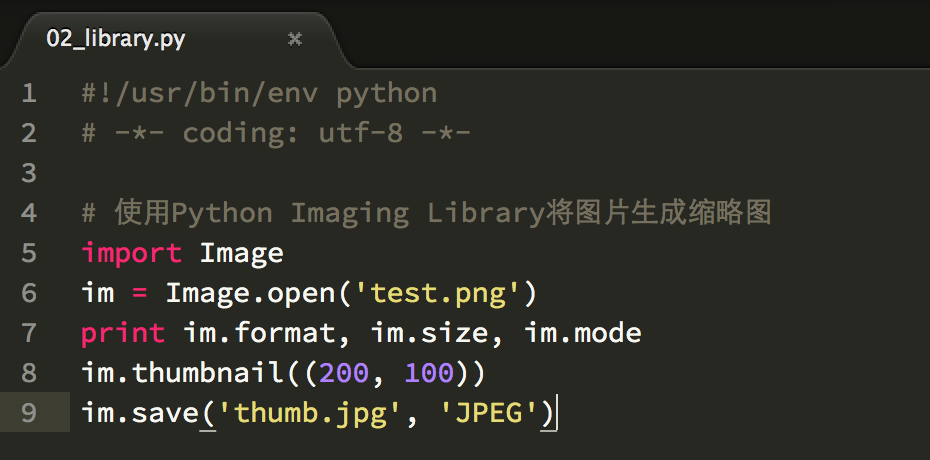
#> input picture 06_module/test.png, 930 x 460 px
$ python 02_library.py   (Python 2 division)
#> lines starting #> are read from the running program, lines starting #| are printed output that depends on the picture
#!/usr/bin/env python
# -*- coding: utf-8 -*-

# 使用Python Imaging Library将图片生成缩略图
import Image
im = Image.open('test.png')
#> im is the input picture: PIL image 930x460 RGBA; mean R, G, B, A 45.7, 45.7, 39.6, 255
print im.format, im.size, im.mode
#| PNG (930, 460) RGBA
im.thumbnail((int(930 * 0.5), int(460 * 0.5)))
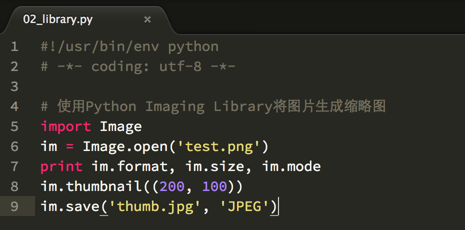
#> im: PIL image 465x230 RGBA; mean R, G, B, A 45.7, 45.7, 39.6, 255
im.save('thumb.png', 'png')

# 默认情况下，Python解释器会搜索当前目录、所有已安装的内置模块和第三方模块
# 搜索路径存放在sys模块的path变量中
import sys
print sys.path

# 如果我们要添加自己的搜索目录，一是直接修改sys.path，这种方法是在运行时修改，运行结束后失效
sys.path.append('Users/Colin/my_py_scripts')
print sys.path

# 第二种方法是设置环境变量PYTHONPATH，该环境变量的内容会被自动添加到模块搜索路径中
# 只需要添加你自己的搜索路径，Python自己本身的搜索路径不受影响
